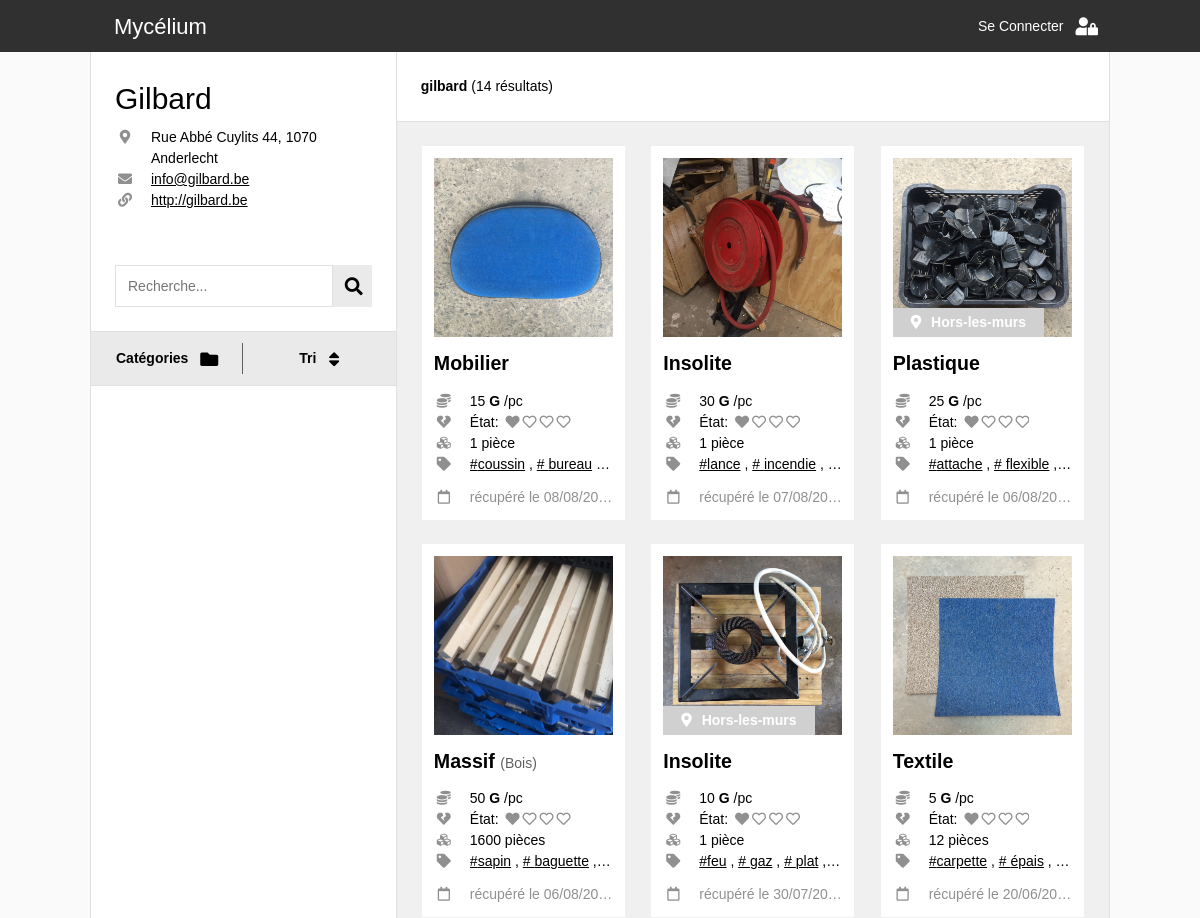
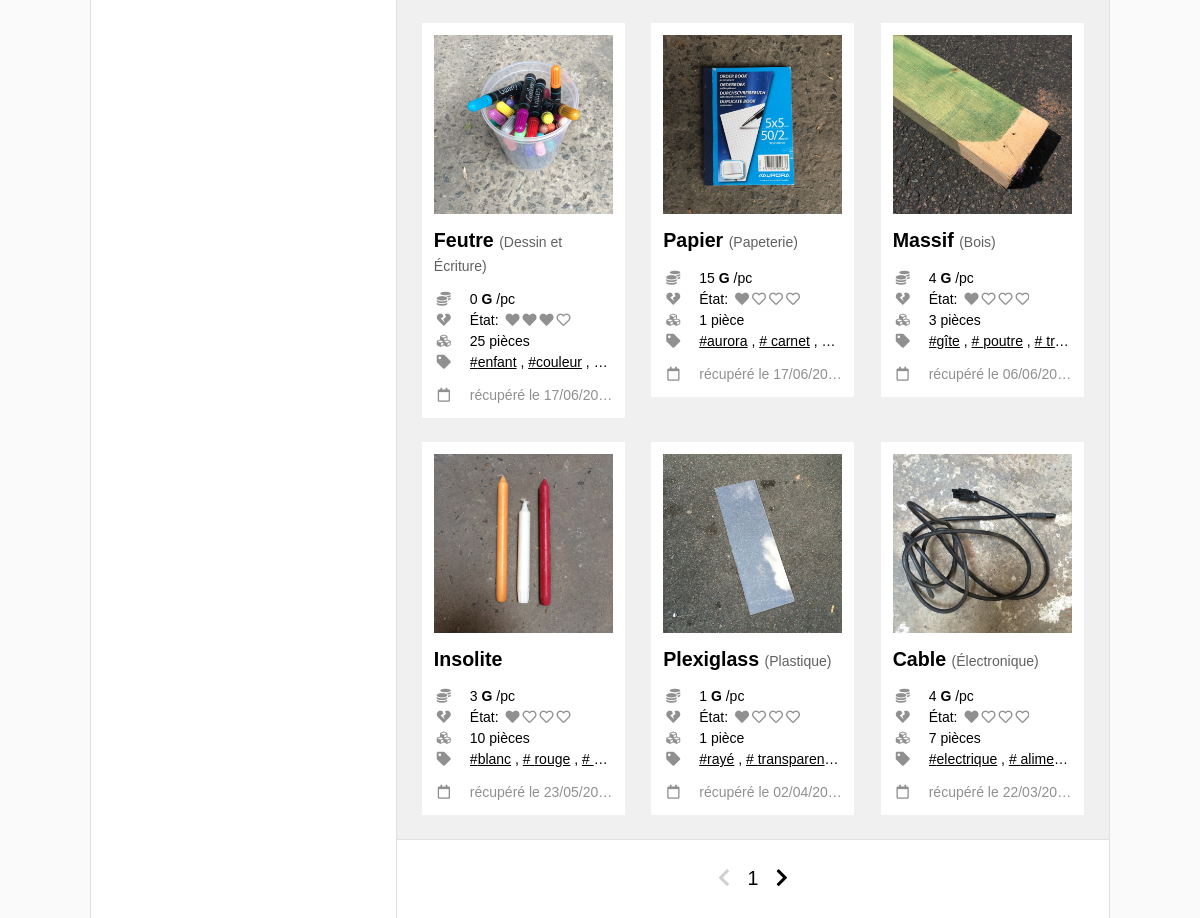
The app's page /catalogue.php?r=gilbard, older data (2 pictures, top to bottom).
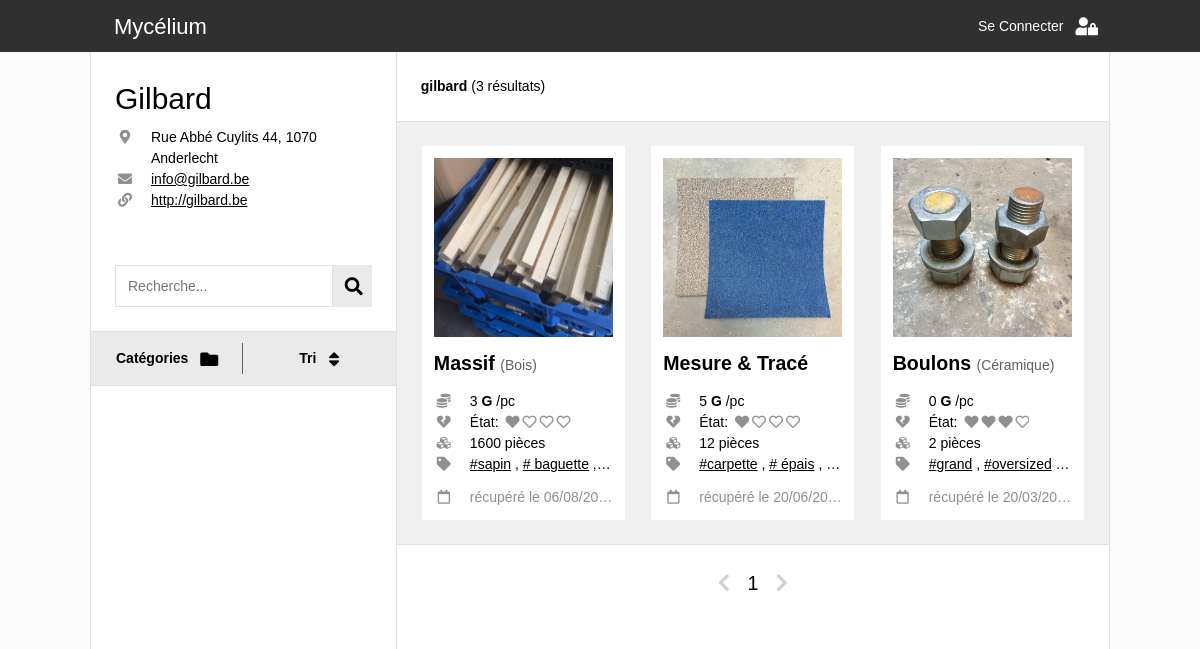
The same page, newer data.
### tables this page shows
CREATE TABLE `gilbard_catalogue` (
  `ID` int(11) NOT NULL,
  `ID_categorie` int(11) NOT NULL,
  `ID_souscategorie` int(11) NOT NULL,
  `pieces` int(11) NOT NULL,
  `dimensions` varchar(255) NOT NULL,
  `etat` int(11) NOT NULL,
  `tags` text NOT NULL,
  `remarques` text NOT NULL,
  `date_ajout` datetime NOT NULL DEFAULT CURRENT_TIMESTAMP,
  `poids` float NOT NULL,
  `prix` float NOT NULL,
  `localisation` varchar(255) NOT NULL
);

CREATE TABLE `_global_categories` (
  `ID` int(11) NOT NULL,
  `nom` varchar(255) NOT NULL,
  `score` int(11) NOT NULL
);

CREATE TABLE `_global_recuperatheques` (
  `ID` int(11) NOT NULL,
  `nom` varchar(255) NOT NULL,
  `adresse` varchar(255) NOT NULL,
  `monnaie` varchar(8) NOT NULL,
  `telephone` varchar(16) NOT NULL,
  `mdp` varchar(255) NOT NULL,
  `site` varchar(255) NOT NULL,
  `pseudo` varchar(16) NOT NULL,
  `mail` varchar(255) NOT NULL,
  `date_creation` date DEFAULT NULL
);

CREATE TABLE `_global_souscategories` (
  `ID` int(11) NOT NULL,
  `nom` varchar(255) NOT NULL,
  `ID_categorie` int(11) NOT NULL,
  `unite` varchar(255) NOT NULL,
  `prix` float NOT NULL
);

### connection_db.php (called while the page is built, shortened)
<?php
  function link_construct($params, $web_page = 1){
    if ($web_page==1){
      $web_page = basename($_SERVER['PHP_SELF']);
    }
    $getURL = $web_page . '?' . http_build_query(array_merge($_GET, $params));
    return $getURL;
  }
?>

### item.php (the view, shortened to what the changed rows need)
<?php
  $prix = $item['prix'];
  $piece = "1 pièce";
  if ($item['pieces']>1){
    $piece = $item['pieces'] . " pièces";
  }
  $tags = explode(", ",$item['tags']);
?>
<div class='item'>
  <?php
    if(basename($_SERVER['PHP_SELF'])=="catalogue.php"){
       ?>
      <a class="hidden-link" href="item_page.php?r=<?php echo $recuperatheque?>&id=<?php echo $item['ID_item']?>">
        <span></span>
      </a>
    <?php
    }
  ?>
  <div class="photo-container">
      <?php
        $image_url = 'photos/' . $recuperatheque . '/' . $item['ID_item'] . '.jpg';
      ?>
      <img class="item-photo" src=<?php echo $image_url; ?> />
      <?php
        if ($item['localisation']){ ?>
            <div class="hors-les-murs"> <i class="fas fa-map-marker-alt"></i> Hors-les-murs </div>
        <?php
        }
      ?>
  </div>
  <div class="text-container">
    <div class='categorie-container'>
      <?php
      if ($item['sous_categorie']!='Autre'){
        ?>
        <span class="souscat"> <?php echo $item['sous_categorie']; ?> </span>
        <span class="cat"> (<?php echo $item['categorie']; ?>) </span>
      <?php
      }
      else{
        ?>
        <span class="souscat"> <?php echo $item['categorie']; ?> </span>
      <?php
      }
      ?>
    </div>
    <div class="info-container separateur">
      <div class="info-line">
        <i class='fas fa-coins info-icon'></i>
        <div class="info-text"><?php echo $prix; ?> <b><?php echo $recup_info['monnaie'];; ?></b> /pc </div>
      </div>
      <div class="info-line">
        <i class='fas fa-heart-broken info-icon'></i>
        <div class="info-text"> État:
          <span class='etat-icon-container'>
          <?php
          for($n = 0; $n < 4; $n++){
            if($item['etat'] > $n){
              echo '<i class="fas fa-heart"></i>' ;
            } else{
              echo '<i class="far fa-heart"></i>' ;
            }
          }
          ?>
          </span>
        </div>
      </div>
      <div class="info-line">
        <i class='fas fa-cubes info-icon'></i>
        <div class="info-text"><?php echo $piece; ?></div>
      </div>
    </div>
    <div class='tags-container separateur'>
      <div class="info-line">
        <i class='fas fa-tag info-icon'></i>
        <div class="info-text">
          <?php
            for($n = 0; $n < count($tags); $n++){?>
              <a class="tag" href= <?php echo link_construct(array('q'=>$tags[$n],'id'=>null, 'page'=>1), 'catalogue.php') ?> >#<?php echo $tags[$n];?></a>
              <?php
              if($n!=count($tags)-1){ echo ', '; }
            }
          ?>
        </div>
      </div>
    </div>
    <div class="date-container">
      <div class="info-line">
        <i class='far fa-calendar info-icon'></i>
        <div class="info-text">récupéré le <?php echo $item['date_ajout_fr']; ?></div>
      </div>
    </div>
  </div>
</div>

### catalogue.php (shortened to what the changed rows need)
<!DOCTYPE html>
<html lang="en">
<head>
  <link rel="stylesheet" href="css/w3.css">
  <link rel="stylesheet" href="https://use.fontawesome.com/releases/v5.7.0/css/all.css">
  <link rel="stylesheet" href="https://indestructibletype.com/fonts/Jost.css" type="text/css" charset="utf-8" />
  <link rel="stylesheet" href="css/main.css">
  <link rel="stylesheet" href="css/header.css">
  <link rel="stylesheet" href="css/menu.css">
  <link rel="stylesheet" href="css/item.css">
</head>
<body>
  <?php
    include('connection_db.php')
  ?>
  <?php
    $req = $bdd->prepare(' SELECT pseudo FROM _global_recuperatheques ');
    $req->execute();
    $recuperatheques = array();
    while($item = $req->fetch()){
      array_push($recuperatheques,$item['pseudo']);
    }
    if (isset($_GET['r']) && in_array($_GET['r'], $recuperatheques)){
      $recuperatheque = htmlspecialchars($_GET['r']);
      $recuperatheque_catalogue = htmlspecialchars($_GET['r']) . '_catalogue';
    } else{
      $recuperatheque = null;
    }
  ?>
  <?php
    if (isset($_GET['q'])){
      $query = htmlspecialchars($_GET['q']);
    } else{
      $query = null;
    }
    $tri_option = array('date_ajout' => 'Date de récupération',
                        'prix' => 'Prix par pièce',
                        'etat' => 'État d\'usure',
                        'pieces' => 'Pièces disponibles');
    if (isset($_GET['order']) && array_key_exists($_GET['order'], $tri_option)){
      $tri = htmlspecialchars($_GET['order']);
    } else{
      $tri = 'date_ajout';
    }
    if(isset($_GET['catsearch']) and $_GET['catsearch']!=0
    and array_key_exists($_GET['catsearch'], $system)){
      $catsearch = htmlspecialchars($_GET['catsearch']);
    } else{
      $catsearch = null;
    }
    if(isset($_GET['sscatsearch']) and $_GET['sscatsearch']!=0
      and array_key_exists($_GET['sscatsearch'], $system[$catsearch]['sscats'])){
      $sscatsearch = htmlspecialchars($_GET['sscatsearch']);
    } else{
      $sscatsearch = null;
    }
    if (isset($_GET['page']) && is_numeric($_GET['page'])) {
      $page = (int) htmlspecialchars($_GET['page']);
    } else{
      $page = 1;
    }
  ?>
  <div class="quasi-fullwidth space-header two-side-flex">
      <?php
      if($recuperatheque){?>
        <div class="flex-third">
          <?php
            $req = $bdd->prepare(' SELECT * FROM _global_recuperatheques WHERE pseudo = :recuperatheque ');
            $req->bindValue(':recuperatheque', $recuperatheque , PDO::PARAM_STR);
            $req->execute();
            $recup_info = $req->fetch();
            include("recuperatheque_info.php");
          ?>
          <form class="container search-bar" action="catalogue.php" method="GET">
            <input type="text" class="search-bar-input" name="q" placeholder="Recherche..." value="<?php echo $query?>">
            <button class="w3-large fa fa-search search-bar-button" type="submit"></button>
          </form>
          <div class="menu-container" id="menu-container">
            <div class="menu-bar">
              <button id="cat-button" class="button-flex menu-button separation" onclick="openMenu(event,'categories')">
                <div class="button-title">Catégories</div>
                <i class='button-icon w3-large fas fa-folder'></i>
              </button>
              <button id="tri-button" class="button-flex menu-button" onclick="openMenu(event,'tri')">
                <div class="button-title">Tri</div>
                <i class='button-icon w3-large fas fa-sort'></i>
              </button>
            </div>
          </div>
        </div>
        <div class="flex-half">
          <?php
            $limit= 12;
            $starting_limit = ($page-1)*$limit;
            $req = $bdd->prepare('  SELECT COUNT(*) AS total
            FROM ' . $recuperatheque_catalogue . ' c
            INNER JOIN _global_categories cat ON c.ID_categorie=cat.ID
            INNER JOIN _global_souscategories sscat ON c.ID_souscategorie=sscat.ID
            WHERE (cat.nom LIKE :search OR sscat.nom LIKE :search OR dimensions LIKE :search OR tags LIKE :search OR remarques LIKE :search)
            AND (c.ID_souscategorie = :sscatsearch OR :sscatsearch is null)
            AND (c.ID_categorie = :catsearch OR :catsearch is null)
            ');
            $req->bindValue(':search', '%' . $query . '%', PDO::PARAM_STR);
            $req->bindValue(':sscatsearch', $sscatsearch, PDO::PARAM_INT);
            $req->bindValue(':catsearch', $catsearch, PDO::PARAM_INT);
            $req->execute();
            $total_count = $req->fetch()['total'];
            $req = $bdd->prepare('  SELECT
            c.ID AS ID_item, c.ID_categorie, c.ID_souscategorie, c.pieces AS pieces, c.dimensions AS dimensions, c.etat AS etat, c.tags AS tags,
            c.prix AS prix, c.poids AS poids, c.remarques AS remarques, c.localisation AS localisation,
            c.date_ajout AS date_ajout, DATE_FORMAT(c.date_ajout, \'%d/%m/%Y\') AS date_ajout_fr,
            cat.ID, cat.nom AS categorie,
            sscat.ID AS sscatID, sscat.ID_categorie, sscat.unite AS unitesscat, sscat.prix AS prixsscat, sscat.nom AS sous_categorie
            FROM ' . $recuperatheque_catalogue . ' c
            INNER JOIN _global_categories cat ON c.ID_categorie=cat.ID
            INNER JOIN _global_souscategories sscat ON c.ID_souscategorie=sscat.ID
            WHERE (cat.nom LIKE :search OR sscat.nom LIKE :search OR dimensions LIKE :search OR tags LIKE :search OR remarques LIKE :search)
            AND (c.ID_souscategorie = :sscatsearch OR :sscatsearch is null)
            AND (c.ID_categorie = :catsearch OR :catsearch is null)
            ORDER BY ' . $tri . ' DESC
            LIMIT ' . $starting_limit . ', ' . $limit
            );
            $req->bindValue(':search', '%' . $query . '%', PDO::PARAM_STR);
            $req->bindValue(':sscatsearch', $sscatsearch, PDO::PARAM_INT);
            $req->bindValue(':catsearch', $catsearch, PDO::PARAM_INT);
            $req->execute();
          ?>
          <div class="container border-bottom sticky">
            <div class="search-resume">
              <?php
              echo '<b>' . $recup_info['pseudo'] . ' </b>';
                    ?>
                    <?php
                echo ' (' . $total_count . ' résultats)';
              ?>
            </div>
          </div>
          <div class="items-container">
            <?php
              if ($req->rowCount() > 0) {
                while($item = $req->fetch()){
                  ?>
                  <div class="item-wrapper">
                      <?php include('item.php');?>
                  </div>
                  <?php
                }
              }
              else {
                echo '<h3 class="erreur"> Aucun résultat ne correspond à la recherche </h3>';
              }
            ?>
          </div>
          <div class="container page-nav">
            <a href= <?php echo link_construct(array('page'=>$page-1)) ?>
               class="<?php if($page-1 <= 0){ echo 'disabled'; } ?>">
               <i class='fas fa-chevron-left'></i>
            </a>
            <?php echo $page; ?>
            <a href= <?php echo link_construct(array('page'=>$page+1)) ?>
               class="<?php if(($page)*$limit >= $total_count){ echo 'disabled'; } ?>">
               <i class='fas fa-chevron-right'></i>
            </a>
          </div>
        </div>
        <?php
      }
      else {
        echo '<h3 class="erreur"> Pas de récupérathèque valide </h3>';
      }
      ?>
    </div>
</body>
</html>

### recuperatheque_info.php (shortened to what the changed rows need)
<div class="container recuperatheque
      <?php if(in_array(basename($_SERVER['PHP_SELF']),array("catalogue.php","item_page.php"))){
        echo "depliable" ;}
      ?>">
    <h2> <?php echo $recup_info['nom'] ;?> </h2>
    <div class="info">
      <?php if ($recup_info['adresse']){ ?>
        <div class="info-line">
          <i class="fas fa-map-marker-alt info-icon"></i>
          <div class="info-text"> <?php echo $recup_info['adresse'];?> </div>
        </div>
        <?php
        }
      ?>
      <?php if ($recup_info['mail']){ ?>
        <div class="info-line">
          <i class="fas fa-envelope info-icon"></i>
          <a class="info-text tag" href="mailto:<?php echo $recup_info['mail'];?>"> <?php echo $recup_info['mail'];?></a>
        </div>
        <?php
        }
      ?>
      <?php if ($recup_info['site']){ ?>
        <div class="info-line">
          <i class="fas fa-link info-icon"></i>
          <a class="info-text tag" href="<?php echo $recup_info['site'];?>" target="_blank"> <?php echo $recup_info['site'];?></a>
        </div>
      <?php
      }
      ?>
    </div>
</div>

Row changes from the older to the newer data that the page shows:
removed gilbard_catalogue: shows a picture, _global_categories.nom "Mobilier", prix "15", $recup_info['monnaie'] "G", etat 1 (drawn), tags "coussin", tags "bureau", date_ajout_fr "08/08/2019"
removed gilbard_catalogue: shows a picture, _global_categories.nom "Insolite", prix "30", $recup_info['monnaie'] "G", etat 1 (drawn), tags "lance", tags "incendie", date_ajout_fr "07/08/2019"
removed gilbard_catalogue: shows a picture, shows "Hors-les-murs", _global_categories.nom "Plastique", prix "25", $recup_info['monnaie'] "G", etat 1 (drawn), tags "attache", tags "flexible", date_ajout_fr "06/08/2019"
removed gilbard_catalogue: shows a picture, shows "Hors-les-murs", _global_categories.nom "Insolite", prix "10", $recup_info['monnaie'] "G", etat 1 (drawn), tags "feu", tags "gaz", tags "plat", date_ajout_fr "30/07/2019"
removed gilbard_catalogue: shows a picture, _global_souscategories.nom "Feutre", _global_categories.nom "Dessin et Écriture", prix "0", $recup_info['monnaie'] "G", etat 3 (drawn), pieces "25 pièces", tags "enfant", tags "couleur", date_ajout_fr "17/06/2019"
removed gilbard_catalogue: shows a picture, _global_souscategories.nom "Papier", _global_categories.nom "Papeterie", prix "15", $recup_info['monnaie'] "G", etat 1 (drawn), tags "aurora", tags "carnet", date_ajout_fr "17/06/2019"
removed gilbard_catalogue: shows a picture, _global_souscategories.nom "Massif", _global_categories.nom "Bois", prix "4", $recup_info['monnaie'] "G", etat 1 (drawn), pieces "3 pièces", tags "gîte", tags "poutre", tags "tr…", date_ajout_fr "06/06/2019"
removed gilbard_catalogue: shows a picture, _global_categories.nom "Insolite", prix "3", $recup_info['monnaie'] "G", etat 1 (drawn), pieces "10 pièces", tags "blanc", tags "rouge", date_ajout_fr "23/05/2019"
removed gilbard_catalogue: shows a picture, _global_souscategories.nom "Plexiglass", _global_categories.nom "Plastique", prix "1", $recup_info['monnaie'] "G", etat 1 (drawn), tags "rayé", tags "transparen…", date_ajout_fr "02/04/2019"
no longer on this page (row edited): gilbard_catalogue: shows a picture, _global_souscategories.nom "Cable", _global_categories.nom "Électronique", prix "4", $recup_info['monnaie'] "G", etat 1 (drawn), pieces "7 pièces", tags "electrique", tags "alime…", date_ajout_fr "22/03/2019"
changed gilbard_catalogue "1600 pièces": prix "50" → "3"
changed through a linked row, gilbard_catalogue "12 pièces": _global_categories.nom "Textile" → "Mesure & Tracé"
now on this page (row unchanged): gilbard_catalogue: shows a picture, _global_souscategories.nom "Boulons", _global_categories.nom "Céramique", prix "0", $recup_info['monnaie'] "G", etat 3 (drawn), pieces "2 pièces", tags "grand", tags "oversized", date_ajout_fr "20/03/2019"
Text that changed along with them:
$total_count: "14" → "3"
